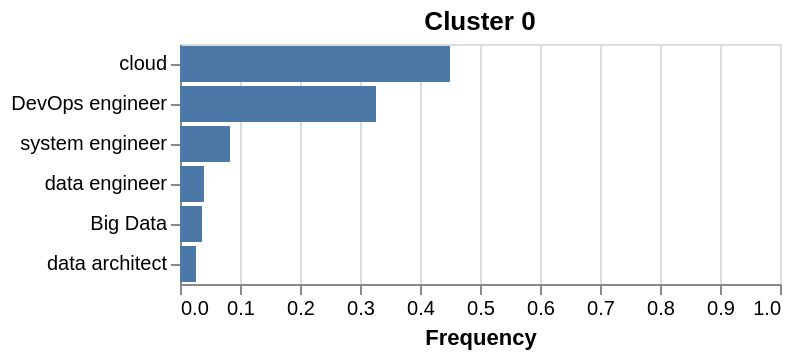

This figure's Vega-Lite source:
### Vega-Lite specification from a JSON file in a GitHub repository (floating-point values rounded to 4 significant figures)
{"$schema": "https://vega.github.io/schema/vega-lite/v5.6.1.json", "config": {"legend": {"disable": true}, "view": {"continuousHeight": 300, "continuousWidth": 300}}, "data": {"name": "data-4d43f3e815ca7d2330f5d4c2d93b16b6"}, "datasets": {"data-4d43f3e815ca7d2330f5d4c2d93b16b6": [{"Job title": "Big Data", "freq_rel": 0.0367, "label": 0}, {"Job title": "data engineer", "freq_rel": 0.04, "label": 0}, {"Job title": "cloud", "freq_rel": 0.45, "label": 0}, {"Job title": "DevOps engineer", "freq_rel": 0.3267, "label": 0}, {"Job title": "system engineer", "freq_rel": 0.0833, "label": 0}, {"Job title": "data architect", "freq_rel": 0.0267, "label": 0}]}, "encoding": {"color": {"field": "Origin", "type": "nominal"}, "tooltip": [{"field": "Job title", "title": "Job title", "type": "nominal"}, {"field": "freq_rel", "format": ".2%", "title": "Percentage", "type": "quantitative"}], "x": {"field": "freq_rel", "scale": {"domain": [0, 1]}, "title": "Frequency", "type": "quantitative"}, "y": {"axis": {"labelAngle": 0}, "field": "Job title", "sort": {"field": "freq_rel", "order": "descending"}, "title": null, "type": "nominal"}}, "mark": {"tooltip": true, "type": "bar"}, "padding": {"bottom": 5, "left": 5, "right": 5, "top": 5}, "title": "Cluster 0"}
